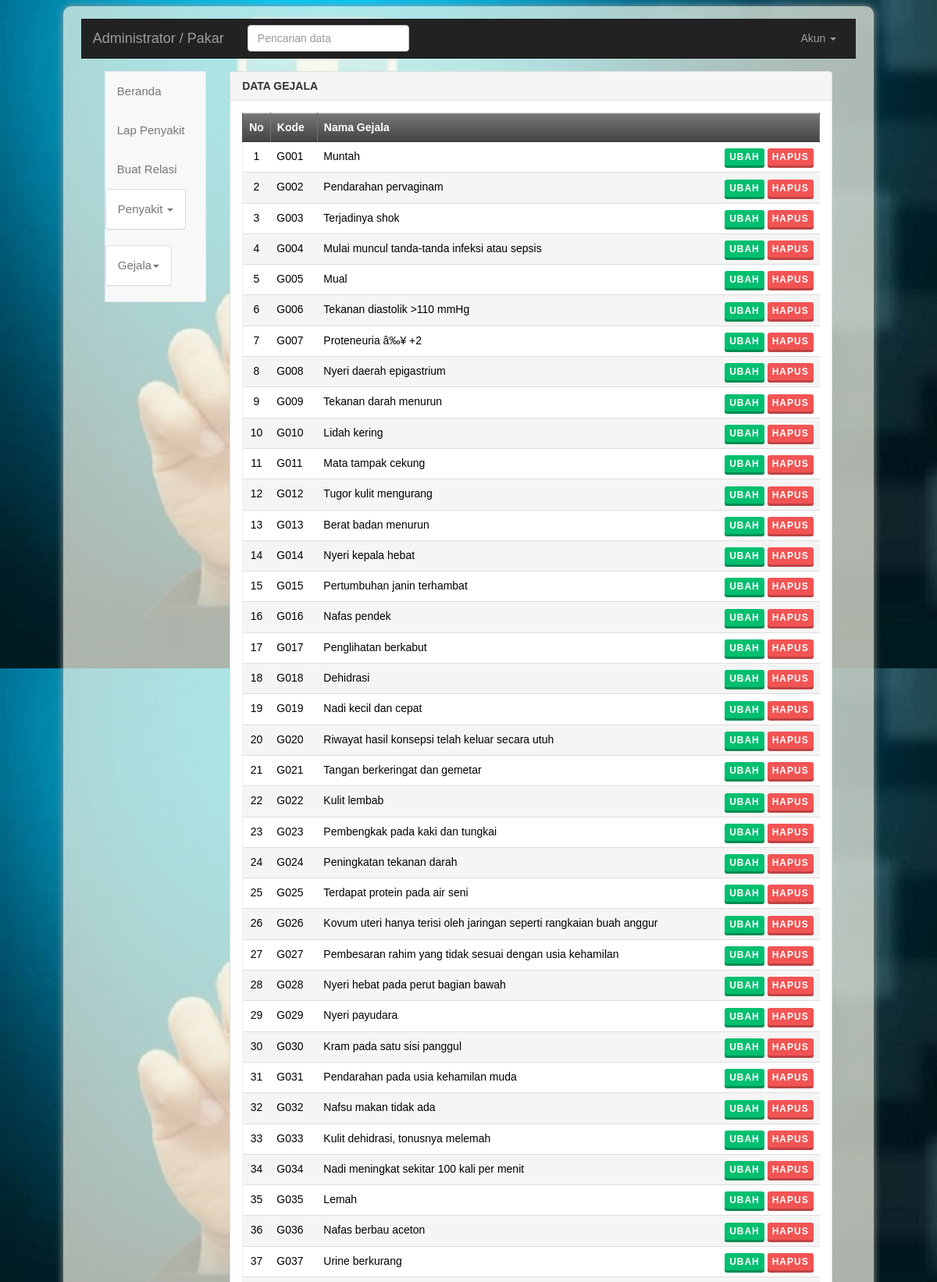
Page /pakar/GejalaTampil.php (signed in, upper part) on the committed database.
### tables this page shows
CREATE TABLE `gejala` (
  `kd_gejala` varchar(4) NOT NULL,
  `nm_gejala` varchar(100) DEFAULT NULL
);

### pakar/GejalaTampil.php (the view, shortened to what this page needs)
<?php
include "../lib/inc.koneksidb.php";
?>
<!DOCTYPE html>
<html>
<head>
    <link rel="stylesheet" type="text/css" href="../css/style.css" />
    <link rel="stylesheet" type="text/css" href="../css/buttons.css" />
</head>
<body>
  <div class="container-fluid">
    <div class="isi"><br>
<nav class="navbar navbar-inverse navbar-static-top">
    <div class="container-fluid">
    <div class="navbar-header">
      <a class="navbar-brand" href="#">
        Administrator / Pakar
      </a>
    </div>
    <div class="collapse navbar-collapse" id="bs-example-navbar-collapse-1">
      <div class="navbar-form navbar-left">
        <div class="form-group">
          <input id="search" type="search" class="form-control" placeholder="Pencarian data">
        </div>
    </div>
      <ul class="nav navbar-nav navbar-right">
        <li class="dropdown">
          <a href="#" class="dropdown-toggle" data-toggle="dropdown" role="button" aria-expanded="false">
            Akun
            <span class="caret"></span></a>
          </li>
        </ul>
      </div>
    </div>
  </nav> </br>
  <div class="container-fluid main-container">
      <div class="col-md-2 sidebar">
        <div class="row">
   <div class="collapse navbar-collapse" id="bs-example-navbar-collapse-2">
  <div class="side-menu">
    <nav class="navbar navbar-default" role="navigation">
      <div class="side-menu-container">
        <ul class="nav navbar-nav">
          <li><a href="index.php">Beranda</a></li>
          <li><a href="LapPenyakitSemua.php">Lap Penyakit</a></li>
          <li><a href="RelasiAddPilih.php">Buat Relasi</a></li>
          <li class="panel panel-default" id="dropdown">
            <a data-toggle="collapse" href="#dropdown-penyakit">
             Penyakit <span class="caret"></span>
            </a>
          </li>
          <li class="panel panel-default" id="dropdown">
            <a data-toggle="collapse" href="#dropdown-gejala">
             Gejala<span class="caret"></span>
            </a>
          </li>
        </ul>
      </div>
    </nav>
  </div>
</div>
  </div>
</div>
      <div class="col-md-10 content">
          <div class="panel panel-default">
  <div class="panel-heading">
<b>DATA GEJALA</b>
  </div>
  <div class="panel-body">
    <table class="table table-striped" id="table">
   <tr>
    <th width="23" align="center">No</th>
    <th width="60">Kode</th>
    <th width="400" colspan="2">Nama Gejala</th>
  </tr>
  <?php
  $sql = "SELECT * FROM gejala ORDER BY kd_gejala";
  $qry = mysql_query($sql, $koneksi)  or die ("SQL Error".mysql_error());
  $no = 0;
  while ($data=mysql_fetch_array($qry)) {
  $no++;
  ?>
  <tr>
    <td align="center"><?php echo $no; ?></td>
    <td><?php echo $data['kd_gejala']; ?></td>
    <td><?php echo $data['nm_gejala']; ?></td>
    <td align="right">
    <a class="btn btn-xs btn-success raised" href="GejalaEditFm.php?kdubah=<?php echo $data['kd_gejala']; ?>" target="_self">Ubah</a>
    <a class="btn btn-xs btn-danger raised" href="GejalaHapus.php?kdhapus=<?php echo $data['kd_gejala']; ?>" target="_self">Hapus</a></td>
  </tr>
  <?php
  }
  ?>
</table>
</div>
</div>
      </div>
    </div>
</div>
</div>
</body>
</html>

### css/buttons.css (style rules this page uses)
.btn { padding: 14px 24px; border: 0 none; font-weight: 700; letter-spacing: 1px; text-transform: uppercase; }
.btn-success { background: #00bf6f; color: #ffffff; }
.btn-danger { background: #f25454; color: #ffffff; }
.btn-success.raised { box-shadow: 0 3px 0 0 #008c52; }
.btn-danger.raised { box-shadow: 0 3px 0 0 #bf4343; }
.btn-xs, .btn-group-xs > .btn { padding: 2px 6px; }

### rows in the picture
gejala: kd_gejala "G001", nm_gejala "Muntah"
gejala: kd_gejala "G002", nm_gejala "Pendarahan pervaginam"
gejala: kd_gejala "G003", nm_gejala "Terjadinya shok"
gejala: kd_gejala "G004", nm_gejala "Mulai muncul tanda-tanda infeksi atau sepsis"
gejala: kd_gejala "G005", nm_gejala "Mual"
gejala: kd_gejala "G006", nm_gejala "Tekanan diastolik >110 mmHg"
gejala: kd_gejala "G007", nm_gejala "Proteneuria â‰¥ +2"
gejala: kd_gejala "G008", nm_gejala "Nyeri daerah epigastrium"
gejala: kd_gejala "G009", nm_gejala "Tekanan darah menurun"
gejala: kd_gejala "G010", nm_gejala "Lidah kering"
gejala: kd_gejala "G011", nm_gejala "Mata tampak cekung"
gejala: kd_gejala "G012", nm_gejala "Tugor kulit mengurang"
gejala: kd_gejala "G013", nm_gejala "Berat badan menurun"
gejala: kd_gejala "G014", nm_gejala "Nyeri kepala hebat"
gejala: kd_gejala "G015", nm_gejala "Pertumbuhan janin terhambat"
gejala: kd_gejala "G016", nm_gejala "Nafas pendek"
gejala: kd_gejala "G017", nm_gejala "Penglihatan berkabut"
gejala: kd_gejala "G018", nm_gejala "Dehidrasi"
gejala: kd_gejala "G019", nm_gejala "Nadi kecil dan cepat"
gejala: kd_gejala "G020", nm_gejala "Riwayat hasil konsepsi telah keluar secara utuh"
gejala: kd_gejala "G021", nm_gejala "Tangan berkeringat dan gemetar"
gejala: kd_gejala "G022", nm_gejala "Kulit lembab"
gejala: kd_gejala "G023", nm_gejala "Pembengkak pada kaki dan tungkai"
gejala: kd_gejala "G024", nm_gejala "Peningkatan tekanan darah"
gejala: kd_gejala "G025", nm_gejala "Terdapat protein pada air seni"
gejala: kd_gejala "G026", nm_gejala "Kovum uteri hanya terisi oleh jaringan seperti rangkaian buah anggur"
gejala: kd_gejala "G027", nm_gejala "Pembesaran rahim yang tidak sesuai dengan usia kehamilan"
gejala: kd_gejala "G028", nm_gejala "Nyeri hebat pada perut bagian bawah"
gejala: kd_gejala "G029", nm_gejala "Nyeri payudara"
gejala: kd_gejala "G030", nm_gejala "Kram pada satu sisi panggul"
gejala: kd_gejala "G031", nm_gejala "Pendarahan pada usia kehamilan muda"
gejala: kd_gejala "G032", nm_gejala "Nafsu makan tidak ada"
gejala: kd_gejala "G033", nm_gejala "Kulit dehidrasi, tonusnya melemah"
gejala: kd_gejala "G034", nm_gejala "Nadi meningkat sekitar 100 kali per menit"
gejala: kd_gejala "G035", nm_gejala "Lemah"
gejala: kd_gejala "G036", nm_gejala "Nafas berbau aceton"
gejala: kd_gejala "G037", nm_gejala "Urine berkurang"
